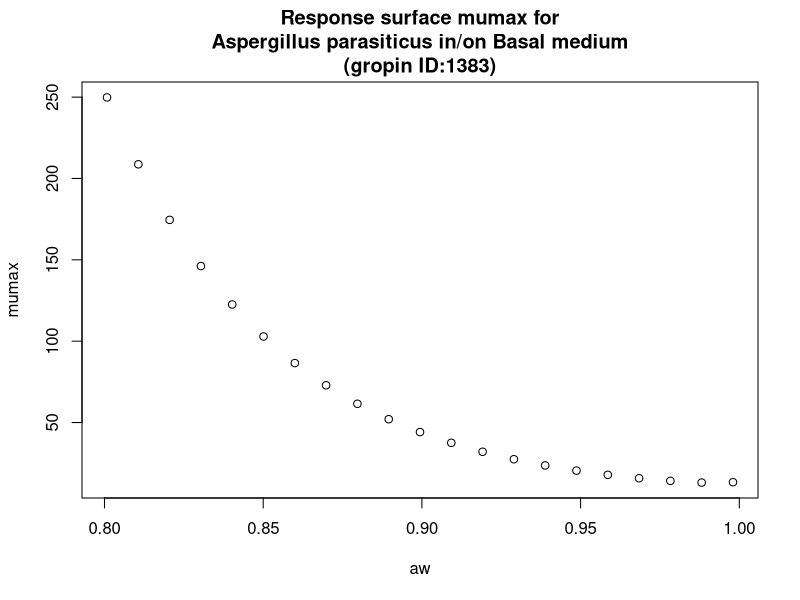

R code for this plot:
#############################
# start of Parameter script
#############################
aw <- seq(0.8008,0.998001998001998,length.out=21)
#############################
# end of Parameter script
#############################
############################# 
# start of Model script Gropin ID 1383 
#############################
 
# constant coefficients for this model
 
variables <- data.frame(aw)
argumentsPar <- expand.grid(variables)
 
# heart of the model
response_surface <- function(aw) {
   mumax <-exp(2.712-3.740*sqrt(1-aw)+22.48*(sqrt(1-aw))^2)

return(mumax=mumax)
} 

# output parameters
responseSurface <- cbind(argumentsPar,response_surface(argumentsPar['aw']))
colnames(responseSurface) <- c(colnames(argumentsPar),'mumax')
#############################
# End of Model script
#############################
############################# 
# start of Visualisation script Gropin ID 1383 
#############################
plot(aw,responseSurface$'mumax',xlab='aw',
                          ylab='mumax',main='Response surface mumax for
Aspergillus parasiticus in/on Basal medium
(gropin ID:1383)')
#############################
# End of Visualisation script
#############################
